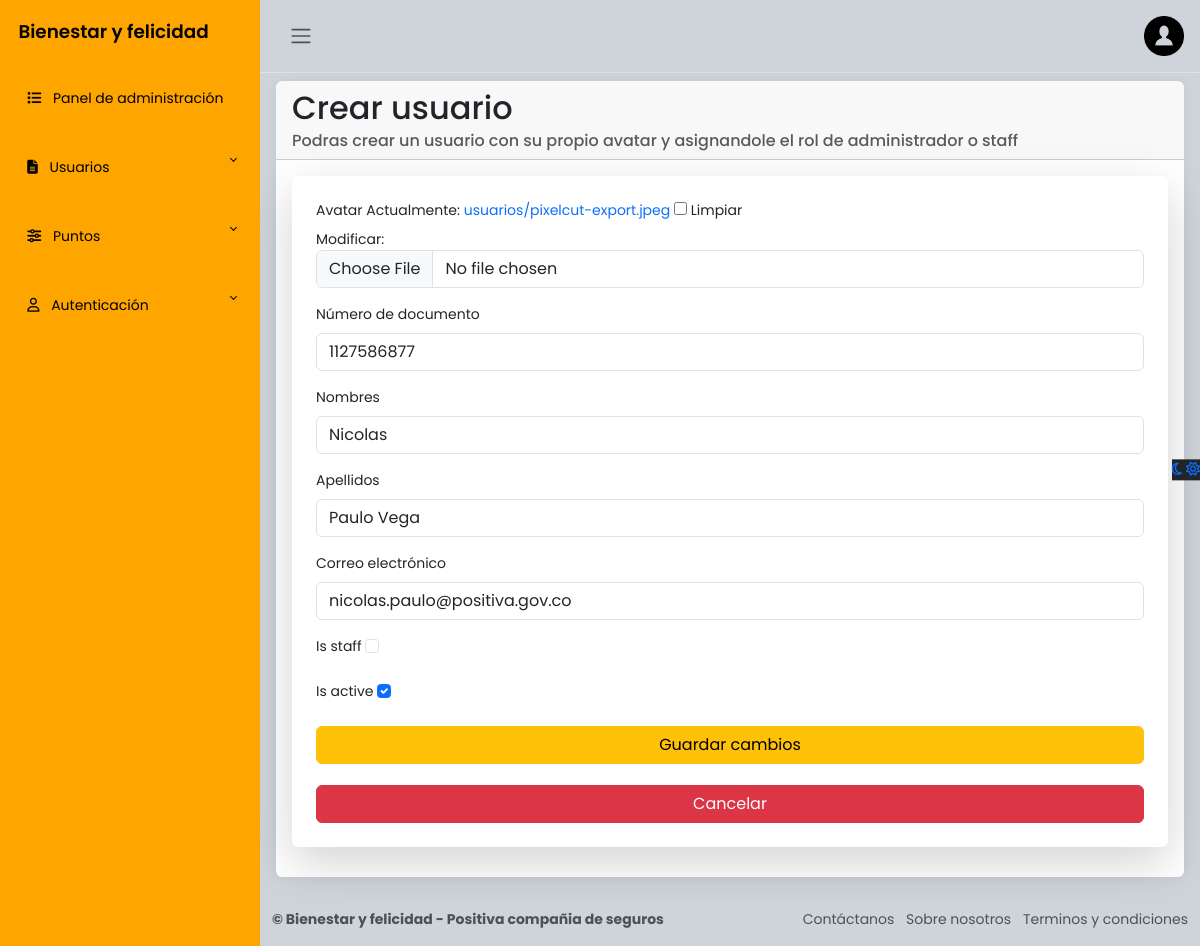
/admin_panel/usuarios/actualizar/1127586877 (signed in), run on an earlier commit of the app's database.
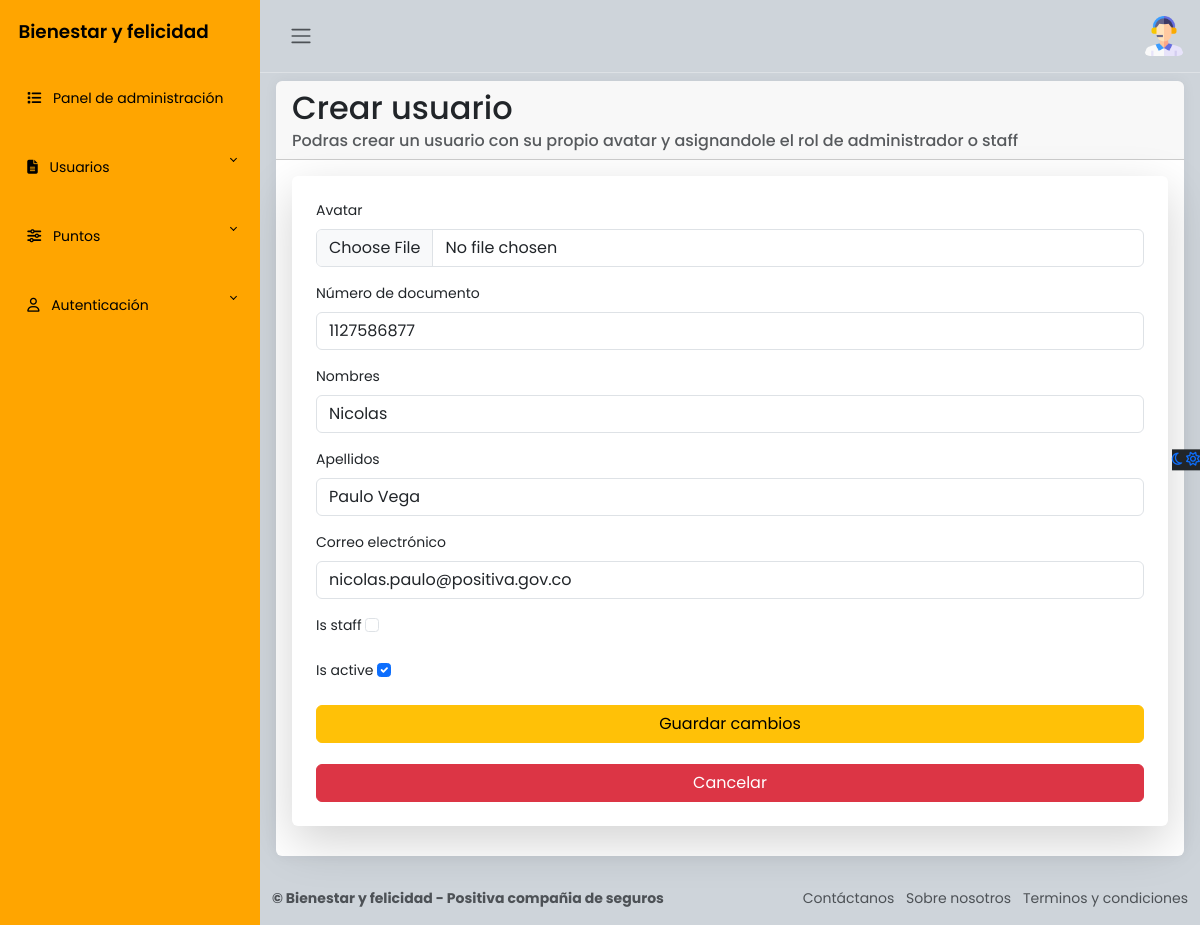
And on a later commit of the database.
### apps/usuarios/models.py (models this page shows, shortened)
class Usuarios(AbstractBaseUser, PermissionsMixin):
    avatar = models.FileField('Avatar', upload_to='usuarios/', null=True, blank=True)
    nombres = models.CharField('Nombres', max_length=50)
    apellidos = models.CharField('Apellidos', max_length=100)
    numero_documento = models.IntegerField('Número de documento', primary_key=True, unique=True)
    correo = models.EmailField('Correo electrónico', max_length=255, unique=True)
    puntos_totales = models.IntegerField('Número total de puntos', default=1000)
    password = models.CharField('Contraseña', max_length=255)
    ultimo_reinicio = models.DateField('Ultimo reinicio de puntos', default=now) # Reiniciar puntos
    is_active = models.BooleanField(default=True)
    is_staff = models.BooleanField(default=False)
    objects = UsuariosManager()
    USERNAME_FIELD = 'numero_documento'
    REQUIRED_FIELDS = ['nombres', 'apellidos', 'correo']
    class Meta:
        verbose_name = 'Usuario'
        verbose_name_plural = 'Usuarios'

### apps/usuarios/views.py (the view)
# urls.py: path('admin_panel/usuarios/actualizar/<int:id_usuario>', login_required(actualizar_usuarios), name="act_usuario"),
@login_required(login_url='/accounts/login/')
@user_passes_test(is_staff, login_url='/')
def actualizar_usuarios(request, id_usuario):
    usuario = get_object_or_404(Usuarios, numero_documento=id_usuario)
    if request.method == "POST":
        form = UsuarioUpdateForm(request.POST, request.FILES, instance=usuario)
        if form.is_valid():
            form.save()
            return redirect('list_usuarios')  # Cambia esto por la vista donde se listan los usuarios
    else:
        form = UsuarioUpdateForm(instance=usuario)
    return render(request, 'admin_dashboard/usuarios/update.html', {'form': form, 'usuario': usuario})

### apps/usuarios/forms.py (shortened to what this page needs)
class UsuarioUpdateForm(forms.ModelForm):
    class Meta:
        model = Usuarios
        fields = ['avatar', 'numero_documento', 'nombres', 'apellidos', 'correo', 'is_staff', 'is_active']
        widgets = {
            'avatar': forms.ClearableFileInput(attrs={'class': 'form-control'}),
            'numero_documento': forms.NumberInput(attrs={'class': 'form-control', 'readonly': 'readonly'}),  # No editable
            'nombres': forms.TextInput(attrs={'class': 'form-control'}),
            'apellidos': forms.TextInput(attrs={'class': 'form-control'}),
            'correo': forms.EmailInput(attrs={'class': 'form-control'}),
            'is_staff': forms.CheckboxInput(attrs={'class': 'form-check-input'}),
            'is_active': forms.CheckboxInput(attrs={'class': 'form-check-input'}),
        }

### apps/usuarios/views.py (called while the page is built)
def is_staff(user):
    return user.is_active and user.is_staff # Validar si es administrador y esta activo

### apps/usuarios/templates/admin_dashboard/usuarios/update.html (shortened to what this page needs)
{% extends "admin_dashboard/layout.html" %}
{% load static %}
{% block content %}
<main class="content px-3 py-2">
    <div class="card border-0">
        <div class="card-header">
            <h2 class="card-title">
                Crear usuario
            </h2>
            <h6 class="card-subtitle text-muted">
                Podras crear un usuario con su propio avatar y asignandole el rol de administrador o staff
            </h6>
        </div>
        <div class="card-body">
            <form method="POST" enctype="multipart/form-data" class="p-4 shadow-lg rounded">
                {% for field in form %}
                    <div class="mb-3">
                        <label class="form-label">{{ field.label }}</label>
                        {{ field }}
                    </div>
                {% endfor %}
                <button type="submit" class="btn btn-warning w-100">Guardar cambios</button>
                <br><br>
                <a href="{% url 'list_usuarios' %}" class="btn btn-danger w-100">Cancelar</a>
            </form>
        </div>
    </div>
</main>
{% endblock %}

### apps/usuarios/templates/admin_dashboard/layout.html (shortened to what the changed rows need)
{% load static %}
<html lang="es">
<head>
    <link rel="stylesheet" href="https://cdn.jsdelivr.net/npm/bootstrap@5.3.0-alpha2/dist/css/bootstrap.min.css">
    <link href="https://cdn.jsdelivr.net/npm/bootstrap@5.3.0/dist/css/bootstrap.min.css" rel="stylesheet">
    <link rel="stylesheet" href="{% static 'css/administrador.styles.css' %}">
</head>
<body>
    <div class="wrapper">
        <div class="main">
            <nav class="navbar navbar-expand px-3 border-bottom">
                <div class="navbar-collapse navbar">
                    <ul class="navbar-nav">
                        <li class="nav-item dropdown">
                            <a href="#" data-bs-toggle="dropdown" class="nav-icon pe-md-0">
                                {% if user.is_authenticated %}
                                    {% if user.avatar %}
                                        <img class="avatar img-fluid rounded" src="{{ user.avatar.url }}" alt="Avatar de {{ user.nombres }}">
                                    {% else %}
                                        <img src="{% static "img/usuario/usuario.png" %}" alt="usuario" class="avatar img-fluid">
                                    {% endif %}
                                {% endif %}
                            </a>
                        </li>
                    </ul>
                </div>
            </nav>
            {% block content %}{% endblock %}
        </div>
    </div>
</body>
</html>

What changed in the data, as far as the page shows it:
now on this page (row edited): Usuarios: avatar (picture)
Also different on the page:
list line gone: "Actualmente: usuarios/pixelcut-export.jpeg Limpiar Modificar: ☐"
